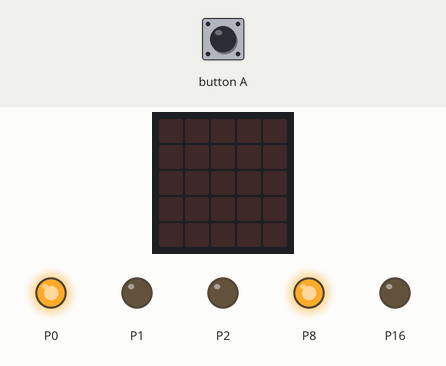
Simulated run of this program. Board: BBC micro:bit (MakeCode). Shown: the board's 5×5 LED display, output pins drawn as LEDs (lit = HIGH). The inputs (shaded band) are chosen by the test bench.

Above: at 1.2 s.
1.3 s: button A pressed for 0.15 s
At 5.3 s:
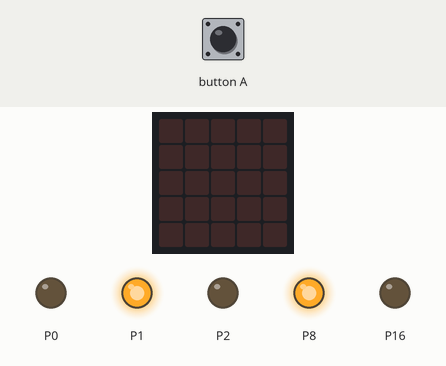
At 9.5 s:
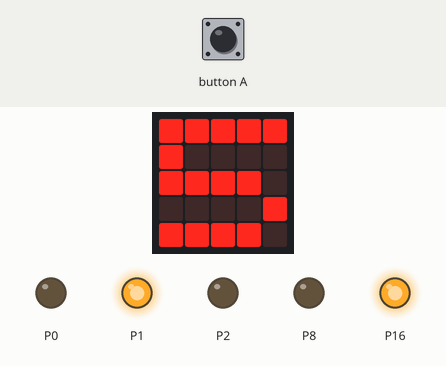
16.3 s: button A pressed for 0.15 s
At 20.7 s:
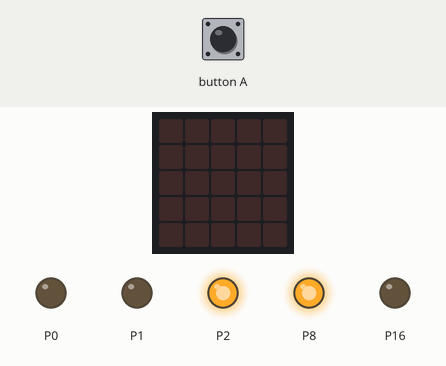
Timing chart, 0 to 42.2 s (numbered marks = the images above; inputs shaded):
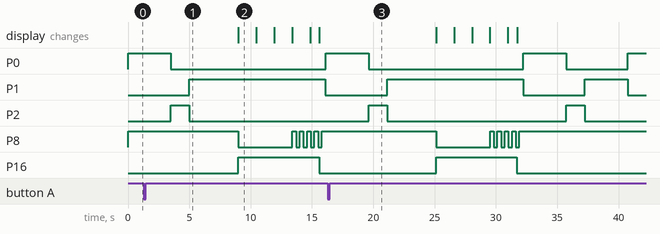

The program:

main.ts
```typescript
input.onButtonPressed(Button.A, function () {
    pietion = 1
})
function circulation () {
    pins.digitalWritePin(DigitalPin.P8, 1)
    pins.digitalWritePin(DigitalPin.P0, 1)
    basic.pause(3500)
    pins.digitalWritePin(DigitalPin.P0, 0)
    pins.digitalWritePin(DigitalPin.P2, 1)
    basic.pause(1500)
    pins.digitalWritePin(DigitalPin.P2, 0)
    pins.digitalWritePin(DigitalPin.P1, 1)
    basic.pause(3500)
    pins.digitalWritePin(DigitalPin.P8, 1)
    pins.digitalWritePin(DigitalPin.P1, 0)
}
function clingnotement_orange () {
    basic.pause(4900)
    pins.digitalWritePin(DigitalPin.P8, 1)
    basic.pause(300)
    pins.digitalWritePin(DigitalPin.P8, 0)
    basic.pause(300)
    pins.digitalWritePin(DigitalPin.P8, 1)
    basic.pause(300)
    pins.digitalWritePin(DigitalPin.P8, 0)
    basic.pause(300)
    pins.digitalWritePin(DigitalPin.P8, 1)
    basic.pause(300)
    pins.digitalWritePin(DigitalPin.P8, 0)
    basic.pause(300)
    pins.digitalWritePin(DigitalPin.P8, 1)
    basic.pause(300)
    pins.digitalWritePin(DigitalPin.P8, 0)
    basic.pause(300)
    pins.digitalWritePin(DigitalPin.P8, 1)
}
function Temps_pieton () {
    basic.pause(500)
    basic.showNumber(5)
    basic.pause(710)
    basic.showNumber(4)
    basic.pause(710)
    basic.showNumber(3)
    basic.pause(710)
    basic.showNumber(2)
    basic.pause(710)
    basic.showNumber(1)
    basic.clearScreen()
    basic.pause(500)
}
function pieton () {
    pins.digitalWritePin(DigitalPin.P1, 1)
    basic.pause(500)
    pins.digitalWritePin(DigitalPin.P8, 0)
    pins.digitalWritePin(DigitalPin.P16, 1)
    basic.pause(6600)
    pins.digitalWritePin(DigitalPin.P16, 0)
    basic.pause(500)
    pins.digitalWritePin(DigitalPin.P1, 0)
}
let pietion = 0
pietion = 0
let temp_pieton = 0
basic.forever(function () {
    while (pietion != 1) {
        circulation()
    }
    temp_pieton = 1
    pieton()
    pietion = 0
})
basic.forever(function () {
    while (temp_pieton != 0) {
        Temps_pieton()
        temp_pieton = 0
    }
})
basic.forever(function () {
    while (temp_pieton != 0) {
        clingnotement_orange()
        temp_pieton = 0
    }
})
```

test.ts
```typescript
// les tests vont ici ; cela ne sera pas compilé si ce paquet est utilisé en tant qu'extension.
```

Measured:
- after the input at 1.3 s, P2: goes on until 5.0 s, then stays LOW; P8: HIGH → LOW after 7.7 s, then repeats every 0.60 s: HIGH 0.30 s, LOW 0.30 s; P16: LOW → HIGH after 7.7 s, → LOW 6.6 s later
- after the input at 16.3 s, P2: LOW → HIGH after 19.4 s, → LOW 1.5 s later; P8: HIGH → LOW after 8.8 s, then repeats every 0.60 s: HIGH 0.30 s, LOW 0.30 s, until it stays HIGH from 31.9 s; P16: LOW → HIGH after 8.8 s, → LOW 6.6 s later
- what the display in image 2 shows lasts 1.5 s, from 9.0 s to 10.5 s
